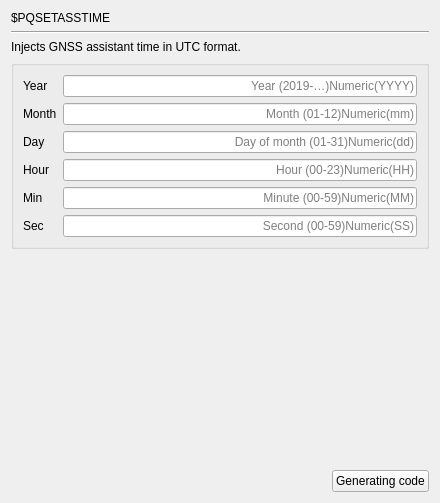
     <widget class="QWidget" name="page_PQSETASSTIME">
      <layout class="QGridLayout" name="gridLayout_6">
       <item row="0" column="0">
        <widget class="QLabel" name="label_518">
         <property name="text">
          <string>$PQSETASSTIME</string>
         </property>
        </widget>
       </item>
       <item row="1" column="0" colspan="2">
        <widget class="Line" name="line_136">
         <property name="orientation">
          <enum>Qt::Horizontal</enum>
         </property>
        </widget>
       </item>
       <item row="2" column="0">
        <widget class="QLabel" name="label_519">
         <property name="text">
          <string>Injects GNSS assistant time in UTC format.</string>
         </property>
        </widget>
       </item>
       <item row="3" column="0" colspan="2">
        <widget class="QGroupBox" name="groupBox_116">
         <property name="title">
          <string/>
         </property>
         <layout class="QGridLayout" name="gridLayout_5">
          <item row="0" column="0">
           <widget class="QLabel" name="label_520">
            <property name="text">
             <string>Year</string>
            </property>
           </widget>
          </item>
          <item row="0" column="1">
           <widget class="QLineEdit" name="lineEdit_PQSETASSTIME_Year">
            <property name="alignment">
             <set>Qt::AlignRight|Qt::AlignTrailing|Qt::AlignVCenter</set>
            </property>
            <property name="placeholderText">
             <string>Year (2019-…)Numeric(YYYY)</string>
            </property>
           </widget>
          </item>
          <item row="1" column="0">
           <widget class="QLabel" name="label_521">
            <property name="text">
             <string>Month</string>
            </property>
           </widget>
          </item>
          <item row="1" column="1">
           <widget class="QLineEdit" name="lineEdit_PQSETASSTIME_Month">
            <property name="alignment">
             <set>Qt::AlignRight|Qt::AlignTrailing|Qt::AlignVCenter</set>
            </property>
            <property name="placeholderText">
             <string>Month (01-12)Numeric(mm)</string>
            </property>
           </widget>
          </item>
          <item row="2" column="0">
           <widget class="QLabel" name="label_522">
            <property name="text">
             <string>Day</string>
            </property>
           </widget>
          </item>
          <item row="2" column="1">
           <widget class="QLineEdit" name="lineEdit_PQSETASSTIME_Day">
            <property name="alignment">
             <set>Qt::AlignRight|Qt::AlignTrailing|Qt::AlignVCenter</set>
            </property>
            <property name="placeholderText">
             <string>Day of month (01-31)Numeric(dd)</string>
            </property>
           </widget>
          </item>
          <item row="3" column="0">
           <widget class="QLabel" name="label_523">
            <property name="text">
             <string>Hour</string>
            </property>
           </widget>
          </item>
          <item row="3" column="1">
           <widget class="QLineEdit" name="lineEdit_PQSETASSTIME_Hour">
            <property name="alignment">
             <set>Qt::AlignRight|Qt::AlignTrailing|Qt::AlignVCenter</set>
            </property>
            <property name="placeholderText">
             <string>Hour (00-23)Numeric(HH)</string>
            </property>
           </widget>
          </item>
          <item row="4" column="0">
           <widget class="QLabel" name="label_524">
            <property name="text">
             <string>Min</string>
            </property>
           </widget>
          </item>
          <item row="4" column="1">
           <widget class="QLineEdit" name="lineEdit_PQSETASSTIME_Min">
            <property name="alignment">
             <set>Qt::AlignRight|Qt::AlignTrailing|Qt::AlignVCenter</set>
            </property>
            <property name="placeholderText">
             <string>Minute (00-59)Numeric(MM)</string>
            </property>
           </widget>
          </item>
          <item row="5" column="0">
           <widget class="QLabel" name="label_709">
            <property name="text">
             <string>Sec</string>
            </property>
           </widget>
          </item>
          <item row="5" column="1">
           <widget class="QLineEdit" name="lineEdit_PQSETASSTIME_Sec">
            <property name="alignment">
             <set>Qt::AlignRight|Qt::AlignTrailing|Qt::AlignVCenter</set>
            </property>
            <property name="placeholderText">
             <string>Second (00-59)Numeric(SS)</string>
            </property>
           </widget>
          </item>
         </layout>
        </widget>
       </item>
       <item row="4" column="1">
        <spacer name="verticalSpacer_136">
         <property name="orientation">
          <enum>Qt::Vertical</enum>
         </property>
         <property name="sizeHint" stdset="0">
          <size>
           <width>20</width>
           <height>215</height>
          </size>
         </property>
        </spacer>
       </item>
       <item row="5" column="0">
        <spacer name="horizontalSpacer_136">
         <property name="orientation">
          <enum>Qt::Horizontal</enum>
         </property>
         <property name="sizeHint" stdset="0">
          <size>
           <width>315</width>
           <height>20</height>
          </size>
         </property>
        </spacer>
       </item>
       <item row="5" column="1">
        <widget class="QPushButton" name="GC_PQSETASSTIME">
         <property name="text">
          <string>Generating code</string>
         </property>
        </widget>
       </item>
      </layout>
     </widget>
